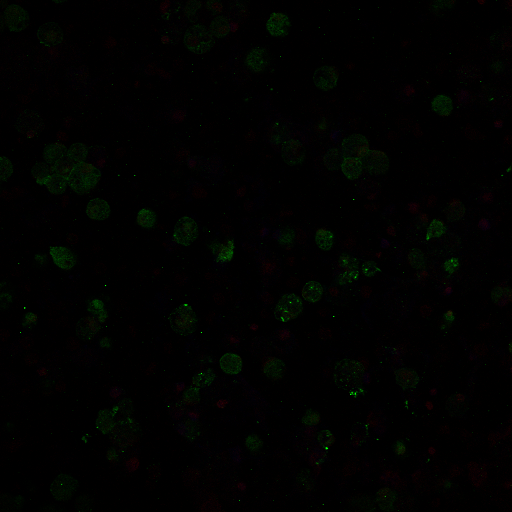
#> input picture example_data/ogd_cells.tif, 512 x 512 px, found by its file name
$ jupyter execute --allow-errors module6_iplesson.ipynb
#> lines starting #> are read from the running program, lines starting #| are printed output that depends on the picture; after the words box and inside, x2 and y2 are one past the last pixel; in counts of white or black regions, pixels touching at a corner belong together
# Image Processing Module 6: The Power of Thresholds pt. 2

### Purpose: To introduce more advanced Thresholding techniques and binarization

Created by: Hawley Helmbrecht

Creation Date: 08/13/2020

Last Update:

*Step 1: Import Necessary Packages*

By now you should be pretty familiar with a few of our imports. They are great packages that are used pretty universally within scientific data science! Be proud of yourself for recognizing and knowing these packages. You are getting steps closer to being a full fledged data scientist!

[cell 1]
import numpy as np
from skimage import io

import matplotlib.pyplot as plt

*Step 2: User inputs*

[cell 2]
#replace the example path from my computer with the path to the image on your computer

cell_im_location = '/Users/hhelmbre/Desktop/packages/textile/example_data/ogd_cells.tif'

Note: The cell image being read in is from the OGD Severity study by Rick Liao, Andrea Joseph, Mengying Zhang, Mike McKenna, Jeremy Filteau, and Hawley Helmbrecht within the Nance lab. It is an image taken from the thalamus with a costain DAPI/PI/Iba

*Step 3: Reading in the Image*

I hope that you are noticing there is a pattern to these lessons (They all start the same way). Patterns and habits are a great way to learn and continue to integrate good and efficient coding practices.  As we go on, we will continue to use better practices (and one day even move AWAY from the Jupyter Notebook)

[cell 3]
cell_im = io.imread(cell_im_location)
#> cell_im is the input picture: shape (512, 512, 3) uint16; mean R, G, B 24.8, 33.7, 12.3

*Step 4: Viewing the Image*

Even though we already know what this image looks like from our previous module. It is good practice to always view your images to make sure that what you expect to happen is what the computer is actually encountering.

[cell 4]
plt.imshow(cell_im)
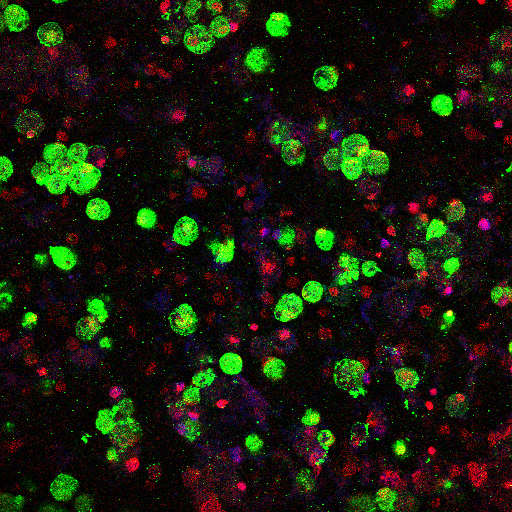
#> shown: shape (512, 512, 3); mean R, G, B 24.6, 28, 12.3

*Step 5: Splitting our Channels for Thresholding*

Since we can threshold our three channel separately we will choose to do so for more effective thresholding.  The color channels are generated with different lasers and at different times within the same image processing session on a Nikon confocal microscope. So separate channel thresholding is a valid methodology!

[cell 5]
red_cell_im = cell_im[:,:, 0]
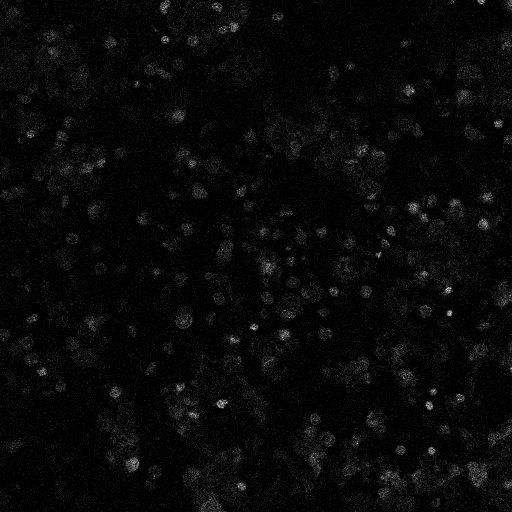
#> red_cell_im: shape (512, 512) uint16; min 0, max 748, mean 24.8; drawn with min black and max white
green_cell_im = cell_im[:,:,1]
blue_cell_im = cell_im[:,:,2]
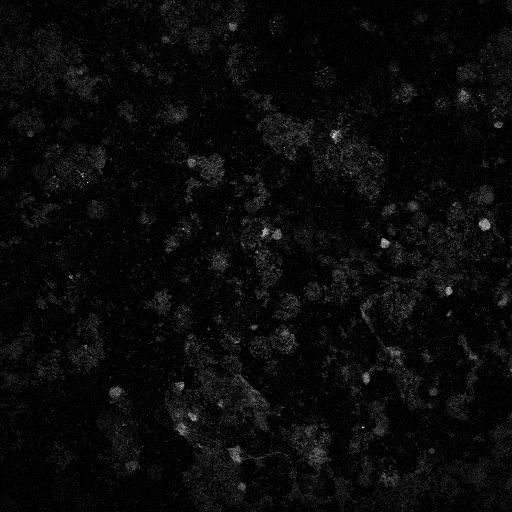
#> blue_cell_im: shape (512, 512) uint16; min 0, max 300, mean 12.3; drawn with min black and max white

*Step 6: A specific Import*

I am included this import here for teaching emphasis. Typically I would import it during Step 1.

This import will import all the functions for scikit images filters. Within these functions is a list of thresholds!  You can see the whole list at the following link: https://scikit-image.org/docs/stable/api/skimage.filters.html

[cell 6]
import skimage.filters

*Types of Thresholds*

Sezgin et al 2004 split thresholds in six main types:

1. Histogram Shape
2. Clustering
3. Entropy
4. Object Attribute
5. Spatial
6. Local

Thresholds are just mathematical equations and applications that look at the pixels of images as signals with patterns and features that can be used to separate objects from the background or each other.

*Step 6: Scikit Image Thresholding Methods*

The threshoding methods available from Scikit Image are Histogram Based and Locally Based. So we are going to explore these two in our lesson today.

From your activity you should have just used the try_all_thresholds method from Sci-kit Image to try a bunch of thresholds at once (included here for reference)

[cell 7]
fig, ax = skimage.filters.try_all_threshold(green_cell_im, figsize=(10, 8), verbose=False)
plt.show()
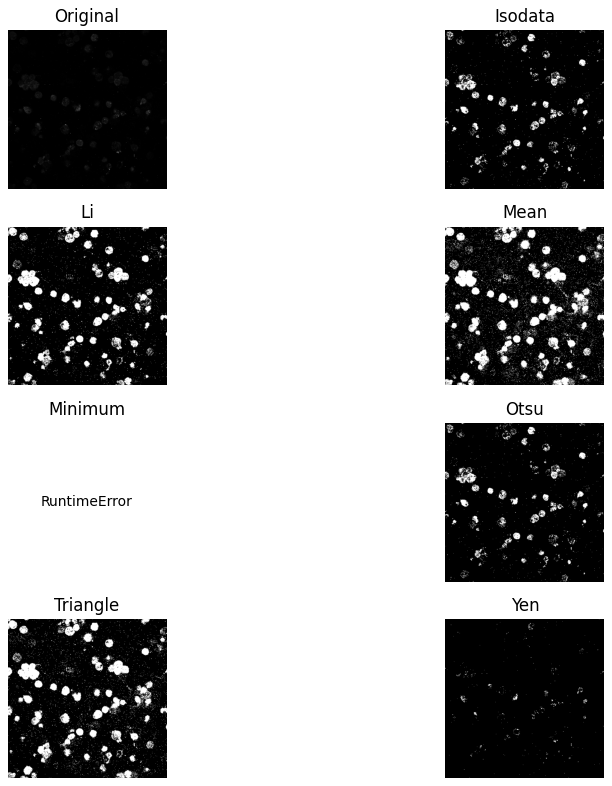
#> figure drawn by matplotlib, 7 panels

Anyone want to make an educated guess as to why the Minimum thresholding method doesn't work on this image?

*Step 7: Histogram Based Method*

[cell 8]
thresh_otsu = skimage.filters.threshold_otsu(green_cell_im)
#> thresh_otsu = 191
binary_otsu = green_cell_im > thresh_otsu
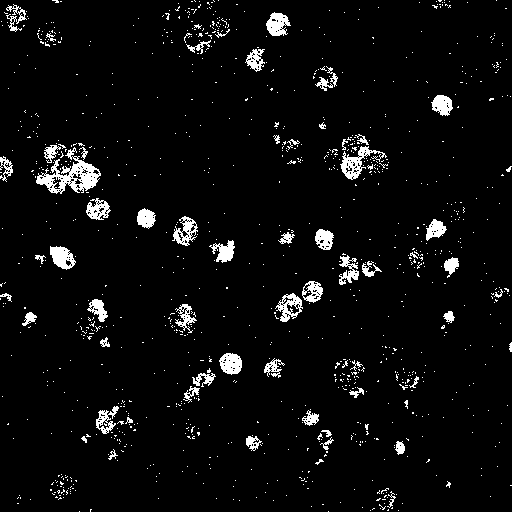
#> binary_otsu: shape (512, 512) bool; 4.7% white; 1053 white regions (992 under 20 px), largest, box (x1, y1, x2, y2) and area: (36, 147, 101, 194) 1180, (340, 146, 387, 180) 516, (50, 246, 76, 270) 391

[cell 9]
fig, ax = plt.subplots(2, 2, figsize=(10, 10))

ax[0, 0].imshow(green_cell_im, cmap=plt.cm.gray)
ax[0, 0].set_title('Original')

ax[0, 1].hist(green_cell_im.ravel(), bins=256)
ax[0, 1].set_title('Histogram')
ax[0, 1].set_xlim((0, 256))

ax[1, 0].imshow(binary_otsu, cmap=plt.cm.gray)
ax[1, 0].set_title('Thresholded (Otsu)')

ax[1, 1].hist(green_cell_im.ravel(), bins=256)
ax[1, 1].axvline(thresh_otsu, color='r')
ax[1, 1].set_xlim((0, 256))

for a in ax[:, 0]:
    a.axis('off')
plt.show()
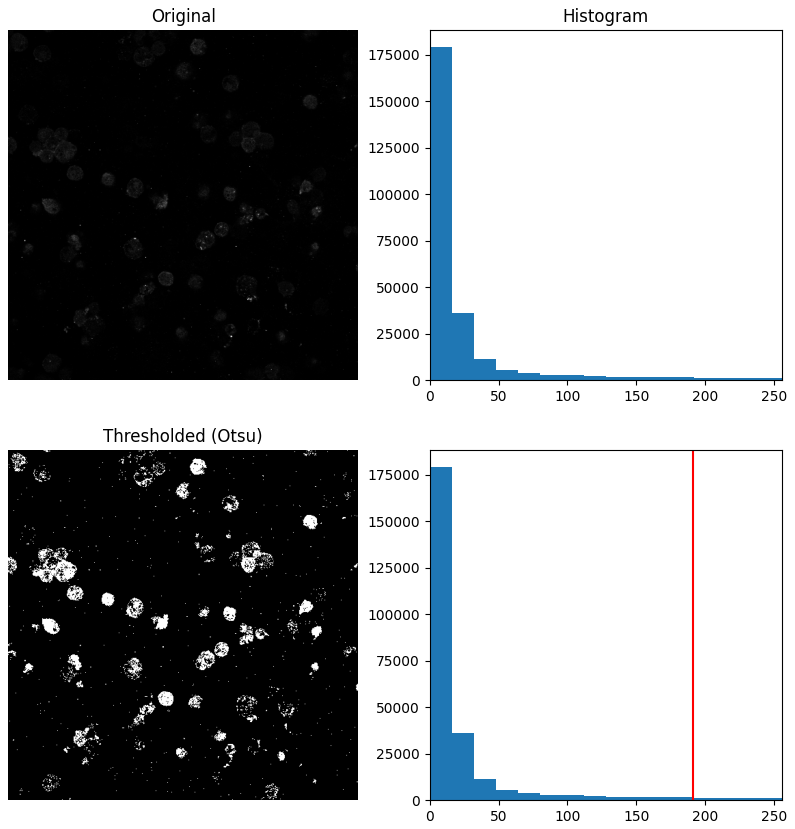
#> figure drawn by matplotlib, 4 panels; panel 2: tallest bar 179254 high, from x = 0 to 16; panel 4: tallest bar 179254 high, from x = 0 to 16

Does anyone want to make a guess on why there is a large peak so close to 0 for our images?

[cell 10]
thresh_otsu
#> Out = 191

Let's look at how our original image looks to our computer in comparison to the "binarized otsu image"

[cell 11]
green_cell_im

[cell 12]
binary_otsu

So that's weird??  The original image is an array of numbers, and our thresholded image is a bunch of True's and Falses.

The Binary Image is in Boolean form!  It is a binarization of our image meaning there are only 2 (bi) values that any pixel can hold now.  Which is False for black and True for white!

If you look at the Histogram image above with the red line, anything below that line has been changed by the function to False and anything above has been changed to the True value!

Can you think of why this method is useful?

*Step 8: Local Threshold*

As in the activity, the otsu threshold here provides one number by which to threshold the entire image. However, that "global" versioning of thresholding doesn't worry ideally for all images. In situations where you need a threshold that varies across the image a local threshold works better.

[cell 13]
thresh_local = skimage.filters.threshold_local(green_cell_im)
binary_local = green_cell_im > thresh_local
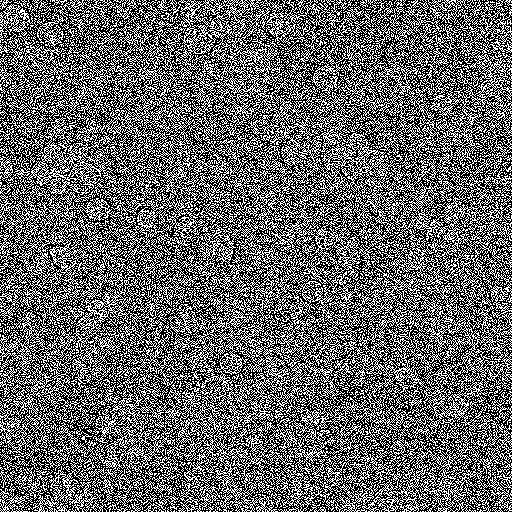
#> binary_local: shape (512, 512) bool; 40.5% white in thin lines or dots

The above code returns an error!

[cell 14]
block_size = 35

thresh_local = skimage.filters.threshold_local(green_cell_im, block_size)
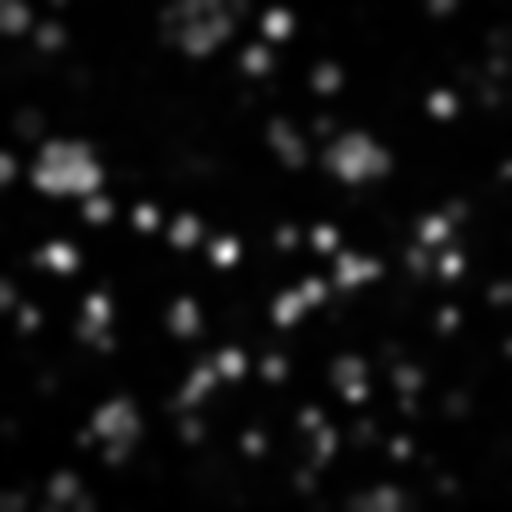
#> thresh_local: shape (512, 512) float64; min 3.29, max 470.2, mean 33.7; drawn with min black and max white
binary_local = green_cell_im > thresh_local
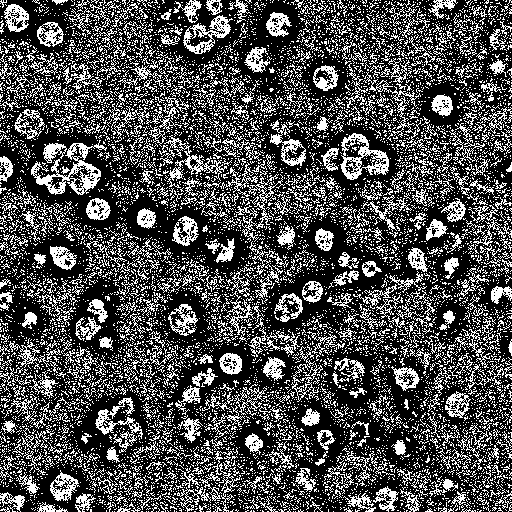
#> binary_local: shape (512, 512) bool; 30% white in thin lines or dots
